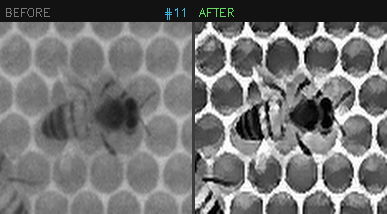
#> input picture local/Output/bee_boxes/closeups/bee_11.png, 387 x 214 px, given in place of image.png, which was not available
$ python enhance_bees_boxes_bilateral.py   (older library calls are emulated)
#> lines starting #> are read from the running program, lines starting #| are printed output that depends on the picture; after the words box and inside, x2 and y2 are one past the last pixel; in counts of white or black regions, pixels touching at a corner belong together; pictures that were not available may be replaced by others from this repository, and a replacement may not be noted
#!/usr/bin/env python3
"""
enhance_bees_boxes_bilateral.py
================================
Same pipeline as enhance_bees_boxes.py but with a bilateral filter at
step 5 instead of the SNN filter.

Bilateral filter: edge-preserving smoothing via joint spatial × range
Gaussian weighting — handles intensity gradients smoothly and is
available natively in OpenCV (cv2.bilateralFilter).

Outputs (pipeline_output/bee_boxes_bilateral/):
  full_enhanced.png  – full image with bee regions replaced by enhanced crops
  closeups/          – individual enhanced closeup tiles (before | after)
"""

import cv2
import numpy as np
import os

# ── Bounding boxes (cx, cy, w, h in pixels) ──────────────────────────────────
BOXES = [
    {"id": "6",  "cx": 698.6832, "cy": 155.4951, "w": 68.5873,  "h": 35.2715},
    {"id": "7",  "cx": 499.4137, "cy": 184.8913, "w": 24.9665,  "h": 53.8188},
    {"id": "9",  "cx": 417.5387, "cy": 170.6139, "w": 40.8736,  "h": 54.8964},
    {"id": "A",  "cx": 439.5960, "cy": 244.6781, "w": 40.0531,  "h": 61.9492},
    {"id": "B",  "cx": 450.0869, "cy": 306.8462, "w": 56.8548,  "h": 43.6157},
    {"id": "E",  "cx": 408.0596, "cy": 295.9660, "w": 56.4007,  "h": 41.8635},
    {"id": "F",  "cx": 338.5173, "cy": 209.3316, "w": 42.4513,  "h": 56.2915},
    {"id": "G",  "cx": 299.0689, "cy": 227.8361, "w": 49.7653,  "h": 44.8852},
    {"id": "H",  "cx": 220.1654, "cy": 303.9561, "w": 60.9940,  "h": 29.5408},
    {"id": "I",  "cx": 210.5338, "cy": 151.7967, "w": 31.8033,  "h": 63.7259},
    {"id": "J",  "cx": 131.4415, "cy": 397.6121, "w": 52.3145,  "h": 43.9147},
    {"id": "K",  "cx": 207.2421, "cy": 476.9187, "w": 40.0929,  "h": 55.6373},
    {"id": "L",  "cx": 182.3758, "cy": 652.5979, "w": 63.1779,  "h": 36.5905},
    {"id": "M",  "cx": 264.4465, "cy": 676.5070, "w": 35.6506,  "h": 58.7877},
    {"id": "N",  "cx": 187.1942, "cy": 807.9960, "w": 64.5137,  "h": 45.0434},
    {"id": "P",  "cx": 161.9829, "cy": 871.8765, "w": 24.0494,  "h": 65.6730},
    {"id": "Q",  "cx": 116.5844, "cy": 874.5727, "w": 30.1725,  "h": 54.5331},
    {"id": "R",  "cx": 662.3459, "cy": 885.1192, "w": 55.0107,  "h": 63.7453},
    {"id": "S",  "cx": 901.6663, "cy": 931.4459, "w": 47.2018,  "h": 56.7823},
    {"id": "T",  "cx": 1084.1013,"cy": 897.8776, "w": 45.2750,  "h": 60.5246},
    {"id": "U",  "cx": 1405.6372,"cy": 851.3550, "w": 67.0916,  "h": 27.8182},
    {"id": "V",  "cx": 1490.1791,"cy": 995.4167, "w": 33.9667,  "h": 51.6288},
    {"id": "W",  "cx": 1531.1001,"cy": 859.8426, "w": 58.8560,  "h": 51.5981},
    {"id": "X",  "cx": 1544.8882,"cy": 829.9457, "w": 48.2896,  "h": 39.0887},
    {"id": "Y",  "cx": 1574.3290,"cy": 840.5309, "w": 32.3370,  "h": 57.3038},
    {"id": "Z",  "cx": 1536.7007,"cy": 764.3961, "w": 32.4370,  "h": 59.6153},
    {"id": "a",  "cx": 1455.0285,"cy": 727.1362, "w": 44.6536,  "h": 60.2358},
    {"id": "b",  "cx": 1348.3452,"cy": 684.1762, "w": 42.3778,  "h": 56.5119},
    {"id": "c",  "cx": 1123.0660,"cy": 773.2455, "w": 41.1716,  "h": 58.4039},
    {"id": "d",  "cx": 1055.0488,"cy": 673.1868, "w": 56.7201,  "h": 50.7981},
    {"id": "e",  "cx": 964.1472, "cy": 586.2161, "w": 41.0175,  "h": 55.4485},
    {"id": "g",  "cx": 1030.0212,"cy": 493.9281, "w": 61.4706,  "h": 20.7042},
    {"id": "h",  "cx": 1020.5784,"cy": 550.9692, "w": 35.2679,  "h": 52.2696},
    {"id": "i",  "cx": 1062.9333,"cy": 548.5026, "w": 44.6086,  "h": 49.8878},
    {"id": "j",  "cx": 1076.1729,"cy": 504.7910, "w": 32.5533,  "h": 53.1881},
    {"id": "k",  "cx": 1156.7184,"cy": 520.9732, "w": 35.2118,  "h": 64.7138},
    {"id": "l",  "cx": 1179.9356,"cy": 609.7221, "w": 74.9679,  "h": 24.1117},
    {"id": "m",  "cx": 1291.9639,"cy": 526.9759, "w": 64.9434,  "h": 35.0720},
    {"id": "n",  "cx": 1306.6735,"cy": 562.1861, "w": 64.0576,  "h": 31.9257},
    {"id": "p",  "cx": 1447.0445,"cy": 580.3706, "w": 70.5899,  "h": 27.9559},
    {"id": "q",  "cx": 1510.3168,"cy": 489.9435, "w": 64.8372,  "h": 51.5328},
    {"id": "r",  "cx": 1386.2929,"cy": 403.7301, "w": 55.0505,  "h": 45.1291},
    {"id": "s",  "cx": 1311.1475,"cy": 387.0733, "w": 73.0054,  "h": 36.7772},
    {"id": "t",  "cx": 1324.4672,"cy": 340.2603, "w": 51.5747,  "h": 36.7976},
    {"id": "u",  "cx": 1207.3037,"cy": 245.5461, "w": 51.0818,  "h": 49.6979},
    {"id": "v",  "cx": 1082.3940,"cy": 309.8690, "w": 39.7704,  "h": 61.7053},
    {"id": "w",  "cx": 1068.0910,"cy": 344.6440, "w": 63.4147,  "h": 28.6305},
    {"id": "x",  "cx": 931.5178, "cy": 369.7771, "w": 38.9795,  "h": 64.0545},
    {"id": "y",  "cx": 820.1288, "cy": 429.8200, "w": 45.8578,  "h": 54.7393},
    {"id": "z",  "cx": 854.0451, "cy": 353.5704, "w": 65.3424,  "h": 29.0652},
    {"id": "11", "cx": 720.9223, "cy": 525.8349, "w": 59.3030,  "h": 37.7477},
    {"id": "12", "cx": 662.2402, "cy": 560.7487, "w": 53.3585,  "h": 46.2956},
    {"id": "13", "cx": 748.8930, "cy": 667.6780, "w": 48.3641,  "h": 59.2030},
    {"id": "14", "cx": 543.3531, "cy": 766.4167, "w": 57.8988,  "h": 51.3940},
    {"id": "15", "cx": 501.8621, "cy": 433.3729, "w": 57.4783,  "h": 43.4534},
    {"id": "16", "cx": 491.7192, "cy": 379.8643, "w": 65.0826,  "h": 45.5168},
    {"id": "17", "cx": 201.4444, "cy": 59.4771,  "w": 56.0194,  "h": 48.3387},
    {"id": "18", "cx": 339.6965, "cy": 40.9344,  "w": 33.6489,  "h": 43.8934},
    {"id": "19", "cx": 409.4095, "cy": 56.9340,  "w": 44.3583,  "h": 59.2743},
    {"id": "1A", "cx": 495.9423, "cy": 75.3853,  "w": 42.5270,  "h": 51.0337},
    {"id": "1B", "cx": 453.0229, "cy": 25.1136,  "w": 21.0841,  "h": 43.9482},
    {"id": "1C", "cx": 587.1090, "cy": 87.2069,  "w": 53.5711,  "h": 41.4291},
    {"id": "1D", "cx": 560.0567, "cy": 51.7301,  "w": 68.9761,  "h": 24.6417},
    {"id": "1E", "cx": 784.9210, "cy": 53.6265,  "w": 54.2623,  "h": 28.4530},
    {"id": "1F", "cx": 860.6227, "cy": 47.2225,  "w": 54.1664,  "h": 41.8004},
    {"id": "1G", "cx": 1154.7328,"cy": 61.5358,  "w": 34.0488,  "h": 62.3544},
    {"id": "1H", "cx": 1115.8223,"cy": 104.2153, "w": 53.3278,  "h": 32.3636},
    {"id": "1I", "cx": 1156.8338,"cy": 160.5026, "w": 56.3839,  "h": 24.4407},
    {"id": "1L", "cx": 1205.2495,"cy": 157.2083, "w": 40.3220,  "h": 54.7033},
    {"id": "1M", "cx": 1209.3721,"cy": 96.8070,  "w": 58.5111,  "h": 35.0975},
    {"id": "1N", "cx": 1258.4528,"cy": 118.6292, "w": 66.0068,  "h": 27.1346},
    {"id": "1O", "cx": 1252.9827,"cy": 78.1352,  "w": 47.8828,  "h": 48.4586},
    {"id": "1P", "cx": 1311.9028,"cy": 63.8561,  "w": 31.2372,  "h": 49.5245},
    {"id": "1Q", "cx": 1330.2685,"cy": 154.0500, "w": 37.7915,  "h": 55.1477},
    {"id": "1R", "cx": 1307.1399,"cy": 254.6717, "w": 41.1286,  "h": 64.7890},
    {"id": "1S", "cx": 1372.5841,"cy": 324.8080, "w": 40.4054,  "h": 53.4820},
    {"id": "1U", "cx": 1429.6717,"cy": 339.7782, "w": 47.5367,  "h": 55.7133},
    {"id": "1V", "cx": 1460.2223,"cy": 376.8813, "w": 59.5028,  "h": 30.6419},
    {"id": "1W", "cx": 1528.6477,"cy": 650.9132, "w": 30.8156,  "h": 61.6689},
    {"id": "1X", "cx": 1530.5733,"cy": 571.0323, "w": 39.9313,  "h": 45.3637},
    {"id": "1Y", "cx": 1578.6584,"cy": 733.8233, "w": 50.1152,  "h": 30.9698},
    {"id": "1Z", "cx": 1572.0229,"cy": 707.1754, "w": 47.3733,  "h": 22.8469},
    {"id": "1a", "cx": 1560.1819,"cy": 626.9158, "w": 27.7858,  "h": 56.7358},
    {"id": "1b", "cx": 1457.4084,"cy": 643.3604, "w": 31.5262,  "h": 46.3576},
    {"id": "1c", "cx": 1481.6194,"cy": 626.6764, "w": 23.3302,  "h": 56.3279},
    {"id": "1d", "cx": 1506.0384,"cy": 618.5421, "w": 16.5988,  "h": 61.9397},
    {"id": "1e", "cx": 1576.7116,"cy": 272.2416, "w": 51.4861,  "h": 56.0583},
    {"id": "1f", "cx": 1403.7111,"cy": 104.0824, "w": 57.0094,  "h": 46.2270},
    {"id": "1g", "cx": 1470.9780,"cy": 102.8608, "w": 27.5790,  "h": 58.7084},
    {"id": "1h", "cx": 1376.4162,"cy": 120.7412, "w": 37.3374,  "h": 49.4996},
    {"id": "1i", "cx": 1511.5415,"cy": 140.2891, "w": 40.3906,  "h": 51.3943},
    {"id": "1j", "cx": 1556.5365,"cy": 53.2149,  "w": 19.9180,  "h": 57.0262},
    {"id": "1k", "cx": 930.1751, "cy": 279.2355, "w": 67.2640,  "h": 47.0586},
]

PAD      = 28   # px padding added around each bounding box
TILE_SZ  = 192  # side length for individual closeup output tiles

OUT_ROOT = "pipeline_output/bee_boxes_bilateral"
os.makedirs(f"{OUT_ROOT}/closeups", exist_ok=True)


# ─────────────────────────────────────────────────────────────────────────────
# Load image
# ─────────────────────────────────────────────────────────────────────────────

img_bgr  = cv2.imread("image.png")
#> img_bgr is the input picture: shape (214, 387, 3); mean B, G, R 115.7, 115.8, 115.6
if img_bgr is None:
    raise FileNotFoundError("image.png not found in working directory")

img_gray = cv2.cvtColor(img_bgr, cv2.COLOR_BGR2GRAY)
img_h, img_w = img_gray.shape
#> img_h = 214; img_w = 387
print(f"[load] image.png  {img_w}×{img_h}  colour + grayscale ready")
#| [load] image.png  387×214  colour + grayscale ready


# ─────────────────────────────────────────────────────────────────────────────
# Enhancement primitives (ported from bee_enhance_pipeline.py)
# ─────────────────────────────────────────────────────────────────────────────

def multi_scale_retinex(gray_u8, sigmas=(15, 80, 250)):
    img_f   = gray_u8.astype(np.float32) + 1.0
    log_img = np.log(img_f)
    retinex = np.zeros_like(img_f)
    w = 1.0 / len(sigmas)
    for sigma in sigmas:
        blur    = cv2.GaussianBlur(img_f, (0, 0), sigma)
        blur    = np.maximum(blur, 1.0)
        retinex += w * (log_img - np.log(blur))
    retinex -= retinex.min()
    if retinex.max() > 1e-6:
        retinex = retinex / retinex.max() * 255.0
    return np.clip(retinex, 0, 255).astype(np.uint8)


def edge_adaptive_usm(gray_u8, amount=1.1, sigma=1.4, edge_boost=1.8):
    f    = gray_u8.astype(np.float32)
    blr  = cv2.GaussianBlur(f, (0, 0), sigma)
    hf   = f - blr
    gx   = cv2.Scharr(gray_u8, cv2.CV_32F, 1, 0)
    gy   = cv2.Scharr(gray_u8, cv2.CV_32F, 0, 1)
    emag = np.sqrt(gx ** 2 + gy ** 2)
    emax = np.percentile(emag, 95) + 1e-6
    emask = np.clip(emag / emax, 0, 1)
    emask = cv2.GaussianBlur(emask, (0, 0), 2.5)
    result = f + amount * hf + (edge_boost - amount) * emask * hf
    return np.clip(result, 0, 255).astype(np.uint8)


def enhance(crop_gray, out_h, out_w):
    """
    Full enhancement chain — outputs back to original crop dimensions (out_h×out_w).
    """
    # ── Step 0: Upscale to working resolution (1.2× longer side) ──────────────
    scale = (max(out_h, out_w) * 1.2) / max(crop_gray.shape)
    scale = max(scale, 1.0)
    nw    = max(out_w, int(crop_gray.shape[1] * scale))
    nh    = max(out_h, int(crop_gray.shape[0] * scale))
    work  = cv2.resize(crop_gray, (nw, nh), interpolation=cv2.INTER_LANCZOS4)

    # ── Step 1: Multi-Scale Retinex (25% blend) ────────────────────────────────
    msr  = multi_scale_retinex(work, sigmas=(15, 80, 250))
    work = np.clip(0.75 * work.astype(np.float32) +
                   0.25 * msr.astype(np.float32), 0, 255).astype(np.uint8)

    # ── Step 2: Adaptive gamma → target mean ~118 ──────────────────────────────
    mean_val = float(work.mean())
    if mean_val > 5:
        gamma = np.log(118.0 / 255.0) / np.log(max(mean_val / 255.0, 1e-6))
        gamma = float(np.clip(gamma, 0.5, 1.8))
        lut   = np.array([((i / 255.0) ** gamma) * 255.0
                          for i in range(256)], dtype=np.uint8)
        work  = cv2.LUT(work, lut)

    # ── Step 3: NL-means denoising ─────────────────────────────────────────────
    noise_est = float(cv2.Laplacian(work, cv2.CV_64F).std())
    nlm_h     = int(np.clip(noise_est * 0.35, 4, 9))
    work      = cv2.fastNlMeansDenoising(work, h=nlm_h,
                                          templateWindowSize=7,
                                          searchWindowSize=13)

    # ── Step 4: Two-pass adaptive CLAHE ────────────────────────────────────────
    std_val = float(work.std())
    clip1   = float(np.clip(1.8 * max(1.0, 8.0 / (std_val + 1e-3)), 1.2, 3.5))
    work    = cv2.createCLAHE(clipLimit=clip1, tileGridSize=(8, 8)).apply(work)
    work    = cv2.createCLAHE(clipLimit=1.0,   tileGridSize=(4, 4)).apply(work)

    # ── Step 5: Bilateral filter ───────────────────────────────────────────────
    # d=9: neighbourhood diameter; sigmaColor=55: range sigma (intensity);
    # sigmaSpace=9: spatial sigma.  Applied twice for stronger smoothing
    # while keeping edge sharpness.
    work = cv2.bilateralFilter(work, d=9, sigmaColor=55, sigmaSpace=9)
    work = cv2.bilateralFilter(work, d=9, sigmaColor=55, sigmaSpace=9)

    # ── Step 6: Multi-scale Laplacian detail boost ─────────────────────────────
    img_f       = work.astype(np.float64)
    base_coarse = cv2.GaussianBlur(img_f, (0, 0), 5.0)
    base_fine   = cv2.GaussianBlur(img_f, (0, 0), 1.5)
    detail_mid  = base_fine - base_coarse
    detail_fine = img_f - base_fine
    img_f       = base_coarse + detail_mid * 1.35 + detail_fine * 1.10
    work        = np.clip(img_f, 0, 255).astype(np.uint8)

    # ── Step 7: Edge-adaptive USM ──────────────────────────────────────────────
    work = edge_adaptive_usm(work, amount=1.1, sigma=1.4, edge_boost=1.8)

    # ── Step 8: Percentile stretch ─────────────────────────────────────────────
    p_lo, p_hi = np.percentile(work, 1), np.percentile(work, 99)
    if p_hi - p_lo > 10:
        work = np.clip(
            (work.astype(np.float64) - p_lo) / (p_hi - p_lo) * 245.0 + 5.0,
            0, 255).astype(np.uint8)

    # ── Step 9: Resize back to output dimensions ───────────────────────────────
    return cv2.resize(work, (out_w, out_h), interpolation=cv2.INTER_LANCZOS4)


# ─────────────────────────────────────────────────────────────────────────────
# Build the composite output image
# The output will be a grayscale image with enhanced bee regions in-place,
# smoothly blended with a feathered alpha mask at each crop boundary.
# ─────────────────────────────────────────────────────────────────────────────

# Start from grayscale original; convert to float32 for blending
composite = img_gray.astype(np.float32)
blend_acc = np.zeros_like(composite)          # accumulated enhanced signal
blend_wt  = np.zeros_like(composite)          # accumulated blend weights

print(f"\nProcessing {len(BOXES)} bee bounding boxes …")

for idx, box in enumerate(BOXES):
    cx = box["cx"]
    cy = box["cy"]
    bw = box["w"]
    bh = box["h"]

    # Padded crop boundaries (clamped to image)
    x1 = max(0, int(round(cx - bw / 2)) - PAD)
    y1 = max(0, int(round(cy - bh / 2)) - PAD)
    x2 = min(img_w, int(round(cx + bw / 2)) + PAD)
    y2 = min(img_h, int(round(cy + bh / 2)) + PAD)

    cw = x2 - x1
    ch = y2 - y1
    if cw < 4 or ch < 4:
        continue

    crop = img_gray[y1:y2, x1:x2]
    enh  = enhance(crop, out_h=ch, out_w=cw)

    # Feathered weight mask: cosine taper over PAD pixels at all edges
    feather = min(PAD, cw // 4, ch // 4, 6)
    mask = np.ones((ch, cw), dtype=np.float32)
    for i in range(feather):
        w_edge = 0.5 * (1.0 - np.cos(np.pi * i / feather))
        mask[i,  :]  = np.minimum(mask[i,  :],  w_edge)
        mask[-1-i,:] = np.minimum(mask[-1-i,:], w_edge)
        mask[:,  i]  = np.minimum(mask[:,  i],  w_edge)
        mask[:,-1-i] = np.minimum(mask[:,-1-i], w_edge)

    blend_acc[y1:y2, x1:x2] += enh.astype(np.float32) * mask
    blend_wt [y1:y2, x1:x2] += mask

    # Save individual closeup tile (before | after)
    target = TILE_SZ
    bef_t  = cv2.resize(crop, (target, target), interpolation=cv2.INTER_LANCZOS4)
    aft_t  = cv2.resize(enh,  (target, target), interpolation=cv2.INTER_LANCZOS4)
    divider = np.full((target, 3), 60, dtype=np.uint8)
    header  = np.full((22, target * 2 + 3), 18, dtype=np.uint8)
    tile_img = np.vstack([header,
                          np.hstack([bef_t, divider, aft_t])])
    tile_bgr = cv2.cvtColor(tile_img, cv2.COLOR_GRAY2BGR)
    font = cv2.FONT_HERSHEY_SIMPLEX
    cv2.putText(tile_bgr, "BEFORE",   (4,  16),            font, 0.38, (120,120,120), 1)
    cv2.putText(tile_bgr, "AFTER",    (target+7, 16),      font, 0.38, (100,220,100), 1)
    cv2.putText(tile_bgr, f"#{box['id']}", (target-28, 16), font, 0.38, (220,180,60),  1)
    cv2.imwrite(f"{OUT_ROOT}/closeups/bee_{box['id']}.png", tile_bgr)

    if (idx + 1) % 20 == 0 or (idx + 1) == len(BOXES):
        print(f"  {idx+1:3d}/{len(BOXES)}  id={box['id']:<4s}  crop={cw}×{ch}px")
#> this loop made 93 passes
#> (mean_val in enhance, gamma in enhance, noise_est in enhance, nlm_h in enhance, std_val in enhance, p_lo in enhance) on passes 3, 7, 8, 10, 57, 58, 59: (158.4, 1.62, 34.49, 9, 69.48, 0), (153.6, 1.52, 28.12, 9, 63.44, 0), (150.7, 1.46, 29.85, 9, 66.38, 0), (149.4, 1.44, 24.46, 8, 53.16, 0), (137.1, 1.24, 40.91, 9, 56.17, 0), (128.1, 1.12, 24.19, 8, 67.3, 0), (120.4, 1.03, 24.35, 8, 64.23, 13.53)
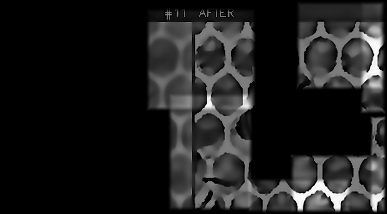
#> blend_acc: shape (214, 387) float32; min 0, max 510, mean 60.7; drawn with min black and max white
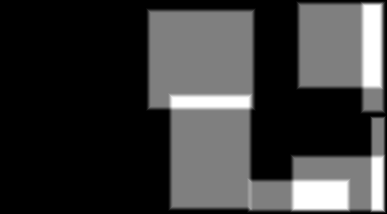
#> blend_wt: shape (214, 387) float32; min 0, max 2, mean 0.455; drawn with min black and max white
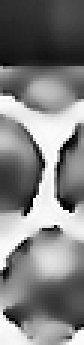
#> enh: shape (115, 28) (shown 3 times larger); min 0, max 255, mean 128.6
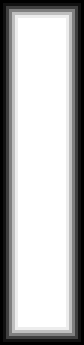
#> mask: shape (115, 28) float32 (shown 3 times larger); min 0, max 1, mean 0.707
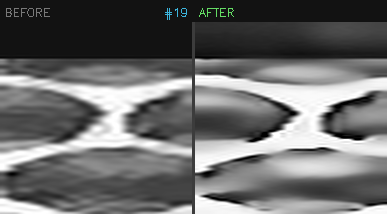
#> tile_bgr: shape (214, 387, 3); mean B, G, R 106, 106.1, 105.8

# ── Composite: where we have blend weights, mix enhanced in; elsewhere keep original ──
mask_any = blend_wt > 0
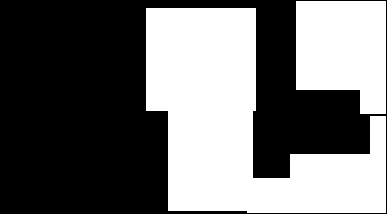
#> mask_any: shape (214, 387) bool; 43.5% white; 2 white regions, box (x1, y1, x2, y2) and area: (146, 8, 386, 213) 27409, (296, 1, 386, 114) 8634
composite[mask_any] = (
    blend_acc[mask_any] / blend_wt[mask_any] * 0.85 +
    composite[mask_any] * 0.15
)
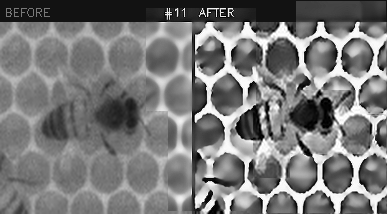
#> composite: shape (214, 387) float32; min 0, max 255, mean 120
result = np.clip(composite, 0, 255).astype(np.uint8)

out_path = f"{OUT_ROOT}/full_enhanced.png"
cv2.imwrite(out_path, result)
h_out, w_out = result.shape
#> h_out = 214; w_out = 387
print(f"\nComposite → {out_path}  ({w_out}×{h_out} px)")
#| Composite → pipeline_output/bee_boxes_bilateral/full_enhanced.png  (387×214 px)
print(f"Closeups  → {OUT_ROOT}/closeups/  ({len(BOXES)} tiles)")
print("Done.")

$ run again, on local/Output/bee_boxes/closeups/bee_1Z.png
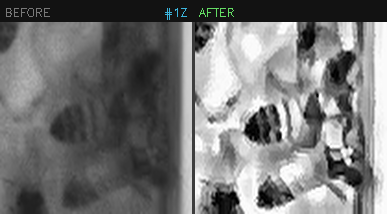
#> input picture local/Output/bee_boxes/closeups/bee_1Z.png, 387 x 214 px, given in place of image.png, which was not available
#> img_bgr is the input picture: shape (214, 387, 3); mean B, G, R 117, 117.1, 116.8
#| [load] image.png  387×214  colour + grayscale ready
#> the loop `for idx, box in enumerate(BOXES):` made 93 passes
#> (mean_val in enhance, gamma in enhance, noise_est in enhance, nlm_h in enhance, std_val in enhance, p_lo in enhance) on passes 3, 7, 8, 10, 57, 58, 59: (212.4, 1.8, 20.2, 7, 62.73, 30), (174.7, 1.8, 17.79, 6, 69.5, 0), (183.8, 1.8, 18.78, 6, 70.01, 6), (175, 1.8, 27.03, 9, 70.34, 0), (153.4, 1.52, 39.3, 9, 79.44, 0), (133.8, 1.19, 20.47, 7, 73.11, 0), (176, 1.8, 19.04, 6, 82.94, 0)
#> after the loop `for idx, box in enumerate(BOXES):`:
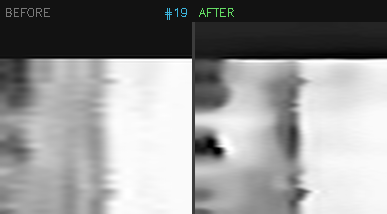
#> tile_bgr: shape (214, 387, 3); mean B, G, R 146.8, 146.9, 146.7
#> mask_any: shape (214, 387) bool; 43.5% white; 2 white regions, box (x1, y1, x2, y2) and area: (146, 8, 386, 213) 27409, (296, 1, 386, 114) 8634
#> `composite[mask_any] = ( blend_acc[mask_any] / blend_wt[mask_any] * 0.8..`:
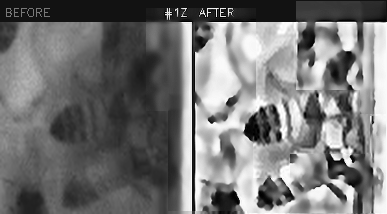
#> composite: shape (214, 387) float32; min 0, max 255, mean 117.1
#| Composite → pipeline_output/bee_boxes_bilateral/full_enhanced.png  (387×214 px)

$ run again, on local/Output/bee_boxes/closeups/bee_F.png
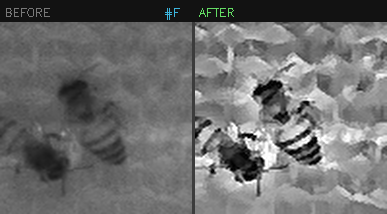
#> input picture local/Output/bee_boxes/closeups/bee_F.png, 387 x 214 px, given in place of image.png, which was not available
#> img_bgr is the input picture: shape (214, 387, 3); mean B, G, R 109.1, 109.2, 109
#| [load] image.png  387×214  colour + grayscale ready
#> the loop `for idx, box in enumerate(BOXES):` made 93 passes
#> (mean_val in enhance, gamma in enhance, noise_est in enhance, nlm_h in enhance, std_val in enhance, p_lo in enhance, p_hi in enhance) on passes 3, 7, 8, 10, 57, 58, 59: (145, 1.37, 16.06, 5, 39.68, 4.54, 255), (162.4, 1.71, 14.9, 5, 32.35, 4, 255), (164.2, 1.75, 13.2, 4, 27.08, 1.87, 252), (149.1, 1.44, 21.76, 7, 45.06, 0, 255), (136.1, 1.23, 36.42, 9, 42.11, 0, 255), (126.5, 1.1, 16.71, 5, 55.93, 4, 254.3), (136.9, 1.24, 16.12, 5, 52.84, 19, 255)
#> after the loop `for idx, box in enumerate(BOXES):`:
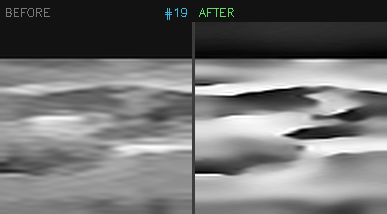
#> tile_bgr: shape (214, 387, 3); mean B, G, R 113.6, 113.7, 113.4
#> mask_any: shape (214, 387) bool; 43.5% white; 2 white regions, box (x1, y1, x2, y2) and area: (146, 8, 386, 213) 27409, (296, 1, 386, 114) 8634
#> `composite[mask_any] = ( blend_acc[mask_any] / blend_wt[mask_any] * 0.8..`:
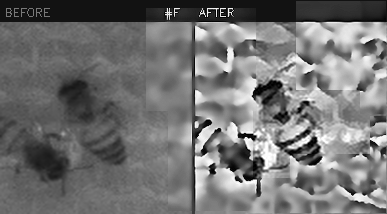
#> composite: shape (214, 387) float32; min 0, max 255, mean 114.5
#| Composite → pipeline_output/bee_boxes_bilateral/full_enhanced.png  (387×214 px)

$ run again, on local/Output/bee_boxes/closeups/bee_X.png
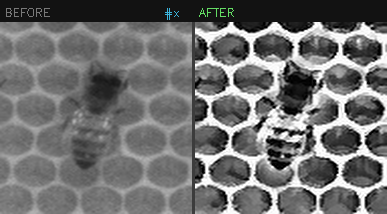
#> input picture local/Output/bee_boxes/closeups/bee_X.png, 387 x 214 px, given in place of image.png, which was not available
#> img_bgr is the input picture: shape (214, 387, 3); mean B, G, R 110.1, 110.2, 110
#| [load] image.png  387×214  colour + grayscale ready
#> the loop `for idx, box in enumerate(BOXES):` made 93 passes
#> (mean_val in enhance, gamma in enhance, noise_est in enhance, std_val in enhance) on passes 3, 7, 8, 10, 57, 58, 59: (136.9, 1.24, 29.19, 66.6), (143.8, 1.34, 31.58, 68.91), (147.6, 1.41, 29.44, 62.48), (145, 1.37, 27.65, 58.02), (132.5, 1.18, 41.83, 59.28), (119.6, 1.02, 28.11, 72.5), (128.5, 1.12, 27.01, 76.15)
#> mask_any: shape (214, 387) bool; 43.5% white; 2 white regions, box (x1, y1, x2, y2) and area: (146, 8, 386, 213) 27409, (296, 1, 386, 114) 8634
#> `composite[mask_any] = ( blend_acc[mask_any] / blend_wt[mask_any] * 0.8..`:
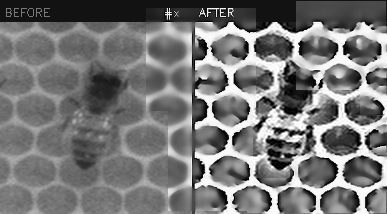
#> composite: shape (214, 387) float32; min 0, max 255, mean 117.8
#| Composite → pipeline_output/bee_boxes_bilateral/full_enhanced.png  (387×214 px)
